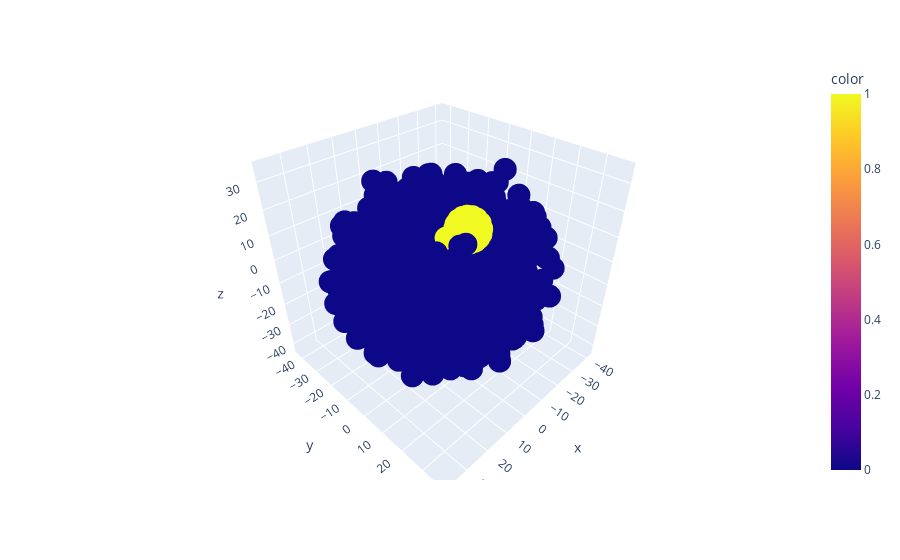

This figure's notebook cell:
### Code cell
#2.7 - TSNE Visualization (3 Dimensional, K = 2)
tsne = TSNE(n_components = 3, perplexity = 30, learning_rate = 200)
features_tsne = tsne.fit_transform(features_vector.toarray())

fig = px.scatter_3d(x = features_tsne[:,0], y = features_tsne[:,1], z = features_tsne[:,2], color = model.labels_)
fig.show()

### Figure 1 — Plotly figure (JSON) as saved in the notebook; plotly's stock layout.template omitted (floating-point values rounded to 4 significant figures; data arrays with more than 128 entries replaced by an {"elided": "..."} marker saying what was removed)
{"data": [{"hovertemplate": "x=%{x}<br>y=%{y}<br>z=%{z}<br>color=%{marker.color}<extra></extra>", "legendgroup": "", "marker": {"color": {"elided": "15846 int values"}, "coloraxis": "coloraxis", "symbol": "circle"}, "mode": "markers", "name": "", "scene": "scene", "showlegend": false, "type": "scatter3d", "x": {"elided": "15846 float values"}, "y": {"elided": "15846 float values"}, "z": {"elided": "15846 float values"}}], "layout": {"coloraxis": {"colorbar": {"title": {"text": "color"}}, "colorscale": [[0, "#0d0887"], [0.1111, "#46039f"], [0.2222, "#7201a8"], [0.3333, "#9c179e"], [0.4444, "#bd3786"], [0.5556, "#d8576b"], [0.6667, "#ed7953"], [0.7778, "#fb9f3a"], [0.8889, "#fdca26"], [1, "#f0f921"]]}, "legend": {"tracegroupgap": 0}, "margin": {"t": 60}, "scene": {"domain": {"x": [0, 1], "y": [0, 1]}, "xaxis": {"title": {"text": "x"}}, "yaxis": {"title": {"text": "y"}}, "zaxis": {"title": {"text": "z"}}}}}
